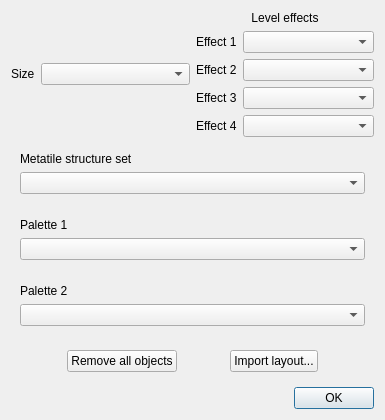
<?xml version="1.0" encoding="UTF-8"?>
<ui version="4.0">
 <class>LevelPropertiesDialog</class>
 <widget class="QDialog" name="LevelPropertiesDialog">
  <property name="geometry">
   <rect>
    <x>0</x>
    <y>0</y>
    <width>385</width>
    <height>367</height>
   </rect>
  </property>
  <property name="windowTitle">
   <string>Level Properties</string>
  </property>
  <layout class="QVBoxLayout" name="verticalLayout_5">
   <item>
    <layout class="QHBoxLayout" name="horizontalLayout_6">
     <item>
      <layout class="QHBoxLayout" name="horizontalLayout_5">
       <item>
        <widget class="QLabel" name="label_5">
         <property name="sizePolicy">
          <sizepolicy hsizetype="Maximum" vsizetype="Preferred">
           <horstretch>0</horstretch>
           <verstretch>0</verstretch>
          </sizepolicy>
         </property>
         <property name="text">
          <string>Size</string>
         </property>
        </widget>
       </item>
       <item>
        <widget class="QComboBox" name="levelWidthBox"/>
       </item>
      </layout>
     </item>
     <item>
      <layout class="QVBoxLayout" name="verticalLayout_4">
       <item>
        <widget class="QLabel" name="label_11">
         <property name="text">
          <string>Level effects</string>
         </property>
         <property name="alignment">
          <set>Qt::AlignCenter</set>
         </property>
        </widget>
       </item>
       <item>
        <layout class="QVBoxLayout" name="verticalLayout">
         <item>
          <layout class="QHBoxLayout" name="horizontalLayout_4">
           <item>
            <widget class="QLabel" name="label">
             <property name="sizePolicy">
              <sizepolicy hsizetype="Maximum" vsizetype="Preferred">
               <horstretch>0</horstretch>
               <verstretch>0</verstretch>
              </sizepolicy>
             </property>
             <property name="text">
              <string>Effect 1</string>
             </property>
            </widget>
           </item>
           <item>
            <widget class="QComboBox" name="levelEffect1Box"/>
           </item>
          </layout>
         </item>
         <item>
          <layout class="QHBoxLayout" name="horizontalLayout_3">
           <item>
            <widget class="QLabel" name="label_2">
             <property name="sizePolicy">
              <sizepolicy hsizetype="Maximum" vsizetype="Preferred">
               <horstretch>0</horstretch>
               <verstretch>0</verstretch>
              </sizepolicy>
             </property>
             <property name="text">
              <string>Effect 2</string>
             </property>
            </widget>
           </item>
           <item>
            <widget class="QComboBox" name="levelEffect2Box"/>
           </item>
          </layout>
         </item>
         <item>
          <layout class="QHBoxLayout" name="horizontalLayout_2">
           <item>
            <widget class="QLabel" name="label_3">
             <property name="sizePolicy">
              <sizepolicy hsizetype="Maximum" vsizetype="Preferred">
               <horstretch>0</horstretch>
               <verstretch>0</verstretch>
              </sizepolicy>
             </property>
             <property name="text">
              <string>Effect 3</string>
             </property>
            </widget>
           </item>
           <item>
            <widget class="QComboBox" name="levelEffect3Box"/>
           </item>
          </layout>
         </item>
         <item>
          <layout class="QHBoxLayout" name="horizontalLayout">
           <item>
            <widget class="QLabel" name="label_4">
             <property name="sizePolicy">
              <sizepolicy hsizetype="Maximum" vsizetype="Preferred">
               <horstretch>0</horstretch>
               <verstretch>0</verstretch>
              </sizepolicy>
             </property>
             <property name="text">
              <string>Effect 4</string>
             </property>
            </widget>
           </item>
           <item>
            <widget class="QComboBox" name="levelEffect4Box"/>
           </item>
          </layout>
         </item>
        </layout>
       </item>
      </layout>
     </item>
    </layout>
   </item>
   <item>
    <widget class="QWidget" name="widget_3" native="true">
     <layout class="QVBoxLayout" name="verticalLayout_6">
      <item>
       <widget class="QLabel" name="label_8">
        <property name="text">
         <string>Metatile structure set</string>
        </property>
       </widget>
      </item>
      <item>
       <widget class="QComboBox" name="metatileStructureSetComboBox"/>
      </item>
     </layout>
    </widget>
   </item>
   <item>
    <widget class="QWidget" name="widget" native="true">
     <property name="sizePolicy">
      <sizepolicy hsizetype="Preferred" vsizetype="Maximum">
       <horstretch>0</horstretch>
       <verstretch>0</verstretch>
      </sizepolicy>
     </property>
     <layout class="QVBoxLayout" name="verticalLayout_2">
      <item>
       <widget class="QLabel" name="label_6">
        <property name="sizePolicy">
         <sizepolicy hsizetype="Preferred" vsizetype="Maximum">
          <horstretch>0</horstretch>
          <verstretch>0</verstretch>
         </sizepolicy>
        </property>
        <property name="text">
         <string>Palette 1</string>
        </property>
       </widget>
      </item>
      <item>
       <widget class="QComboBox" name="palette0ComboBox"/>
      </item>
     </layout>
    </widget>
   </item>
   <item>
    <widget class="QWidget" name="widget_2" native="true">
     <property name="sizePolicy">
      <sizepolicy hsizetype="Preferred" vsizetype="Maximum">
       <horstretch>0</horstretch>
       <verstretch>0</verstretch>
      </sizepolicy>
     </property>
     <layout class="QVBoxLayout" name="verticalLayout_3">
      <item>
       <widget class="QLabel" name="label_7">
        <property name="sizePolicy">
         <sizepolicy hsizetype="Preferred" vsizetype="Maximum">
          <horstretch>0</horstretch>
          <verstretch>0</verstretch>
         </sizepolicy>
        </property>
        <property name="text">
         <string>Palette 2</string>
        </property>
       </widget>
      </item>
      <item>
       <widget class="QComboBox" name="palette1ComboBox"/>
      </item>
     </layout>
    </widget>
   </item>
   <item>
    <widget class="QWidget" name="widget_4" native="true">
     <layout class="QHBoxLayout" name="horizontalLayout_7">
      <item>
       <widget class="QPushButton" name="removeAllObjectsButton">
        <property name="sizePolicy">
         <sizepolicy hsizetype="Maximum" vsizetype="Fixed">
          <horstretch>0</horstretch>
          <verstretch>0</verstretch>
         </sizepolicy>
        </property>
        <property name="text">
         <string>Remove all objects</string>
        </property>
       </widget>
      </item>
      <item>
       <widget class="QPushButton" name="importObjectLayoutButton">
        <property name="sizePolicy">
         <sizepolicy hsizetype="Maximum" vsizetype="Fixed">
          <horstretch>0</horstretch>
          <verstretch>0</verstretch>
         </sizepolicy>
        </property>
        <property name="text">
         <string>Import layout...</string>
        </property>
       </widget>
      </item>
     </layout>
    </widget>
   </item>
   <item>
    <widget class="QDialogButtonBox" name="buttonBox">
     <property name="orientation">
      <enum>Qt::Horizontal</enum>
     </property>
     <property name="standardButtons">
      <set>QDialogButtonBox::Ok</set>
     </property>
    </widget>
   </item>
  </layout>
 </widget>
 <resources/>
 <connections>
  <connection>
   <sender>buttonBox</sender>
   <signal>accepted()</signal>
   <receiver>LevelPropertiesDialog</receiver>
   <slot>accept()</slot>
   <hints>
    <hint type="sourcelabel">
     <x>248</x>
     <y>254</y>
    </hint>
    <hint type="destinationlabel">
     <x>157</x>
     <y>274</y>
    </hint>
   </hints>
  </connection>
  <connection>
   <sender>buttonBox</sender>
   <signal>rejected()</signal>
   <receiver>LevelPropertiesDialog</receiver>
   <slot>reject()</slot>
   <hints>
    <hint type="sourcelabel">
     <x>316</x>
     <y>260</y>
    </hint>
    <hint type="destinationlabel">
     <x>286</x>
     <y>274</y>
    </hint>
   </hints>
  </connection>
 </connections>
</ui>
